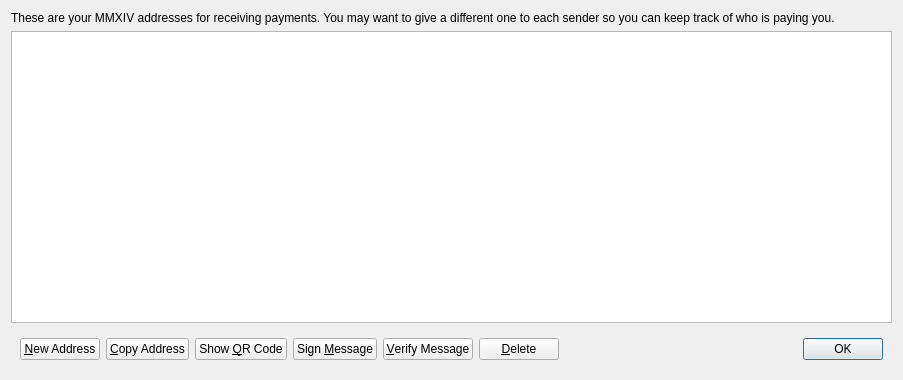
<?xml version="1.0" encoding="UTF-8"?>
<ui version="4.0">
 <class>AddressBookPage</class>
 <widget class="QWidget" name="AddressBookPage">
  <property name="geometry">
   <rect>
    <x>0</x>
    <y>0</y>
    <width>903</width>
    <height>380</height>
   </rect>
  </property>
  <property name="windowTitle">
   <string>Address Book</string>
  </property>
  <layout class="QVBoxLayout" name="verticalLayout">
   <item>
    <widget class="QLabel" name="labelExplanation">
     <property name="text">
      <string>These are your MMXIV addresses for receiving payments. You may want to give a different one to each sender so you can keep track of who is paying you.</string>
     </property>
     <property name="textFormat">
      <enum>Qt::PlainText</enum>
     </property>
     <property name="wordWrap">
      <bool>true</bool>
     </property>
    </widget>
   </item>
   <item>
    <widget class="QTableView" name="tableView">
     <property name="contextMenuPolicy">
      <enum>Qt::CustomContextMenu</enum>
     </property>
     <property name="toolTip">
      <string>Double-click to edit address or label</string>
     </property>
     <property name="tabKeyNavigation">
      <bool>false</bool>
     </property>
     <property name="alternatingRowColors">
      <bool>true</bool>
     </property>
     <property name="selectionMode">
      <enum>QAbstractItemView::SingleSelection</enum>
     </property>
     <property name="selectionBehavior">
      <enum>QAbstractItemView::SelectRows</enum>
     </property>
     <property name="sortingEnabled">
      <bool>true</bool>
     </property>
     <attribute name="verticalHeaderVisible">
      <bool>false</bool>
     </attribute>
    </widget>
   </item>
   <item>
    <widget class="QWidget" name="buttonBar" native="true">
     <layout class="QHBoxLayout" name="horizontalLayout">
      <item>
       <widget class="QPushButton" name="newAddressButton">
        <property name="toolTip">
         <string>Create a new address</string>
        </property>
        <property name="text">
         <string>&amp;New Address</string>
        </property>
       </widget>
      </item>
      <item>
       <widget class="QPushButton" name="copyToClipboard">
        <property name="toolTip">
         <string>Copy the currently selected address to the system clipboard</string>
        </property>
        <property name="text">
         <string>&amp;Copy Address</string>
        </property>
       </widget>
      </item>
      <item>
       <widget class="QPushButton" name="showQRCode">
        <property name="text">
         <string>Show &amp;QR Code</string>
        </property>
       </widget>
      </item>
      <item>
       <widget class="QPushButton" name="signMessage">
        <property name="toolTip">
         <string>Sign a message to prove you own a MMXIV address</string>
        </property>
        <property name="text">
         <string>Sign &amp;Message</string>
        </property>
       </widget>
      </item>
      <item>
       <widget class="QPushButton" name="verifyMessage">
        <property name="toolTip">
         <string>Verify a message to ensure it was signed with a specified MMXIV address</string>
        </property>
        <property name="text">
         <string>&amp;Verify Message</string>
        </property>
       </widget>
      </item>
      <item>
       <widget class="QPushButton" name="deleteButton">
        <property name="toolTip">
         <string>Delete the currently selected address from the list</string>
        </property>
        <property name="text">
         <string>&amp;Delete</string>
        </property>
       </widget>
      </item>
      <item>
       <spacer name="horizontalSpacer">
        <property name="orientation">
         <enum>Qt::Horizontal</enum>
        </property>
        <property name="sizeHint" stdset="0">
         <size>
          <width>40</width>
          <height>20</height>
         </size>
        </property>
       </spacer>
      </item>
      <item>
       <widget class="QDialogButtonBox" name="buttonBox">
        <property name="sizePolicy">
         <sizepolicy hsizetype="Maximum" vsizetype="Fixed">
          <horstretch>0</horstretch>
          <verstretch>0</verstretch>
         </sizepolicy>
        </property>
        <property name="standardButtons">
         <set>QDialogButtonBox::Ok</set>
        </property>
       </widget>
      </item>
     </layout>
    </widget>
   </item>
  </layout>
 </widget>
 <resources/>
 <connections/>
</ui>
